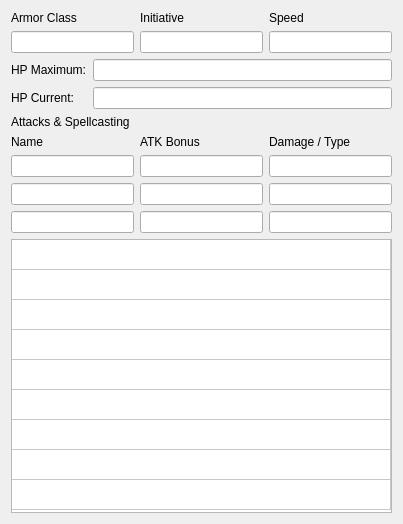
           <widget class="QWidget" name="scrollAreaWidgetContents_2">
            <property name="geometry">
             <rect>
              <x>0</x>
              <y>0</y>
              <width>403</width>
              <height>524</height>
             </rect>
            </property>
            <layout class="QVBoxLayout" name="verticalLayout_15">
             <item>
              <layout class="QHBoxLayout" name="horizontalLayout_5">
               <item>
                <layout class="QVBoxLayout" name="verticalLayout_7">
                 <item>
                  <widget class="QLabel" name="label_19">
                   <property name="sizePolicy">
                    <sizepolicy hsizetype="Preferred" vsizetype="Maximum">
                     <horstretch>0</horstretch>
                     <verstretch>0</verstretch>
                    </sizepolicy>
                   </property>
                   <property name="text">
                    <string>Armor Class</string>
                   </property>
                  </widget>
                 </item>
                 <item>
                  <widget class="QLineEdit" name="lineEdit_armorClass">
                   <property name="sizePolicy">
                    <sizepolicy hsizetype="Minimum" vsizetype="Fixed">
                     <horstretch>0</horstretch>
                     <verstretch>0</verstretch>
                    </sizepolicy>
                   </property>
                   <property name="minimumSize">
                    <size>
                     <width>20</width>
                     <height>0</height>
                    </size>
                   </property>
                  </widget>
                 </item>
                </layout>
               </item>
               <item>
                <layout class="QVBoxLayout" name="verticalLayout_17">
                 <item>
                  <widget class="QLabel" name="label_18">
                   <property name="sizePolicy">
                    <sizepolicy hsizetype="Preferred" vsizetype="Maximum">
                     <horstretch>0</horstretch>
                     <verstretch>0</verstretch>
                    </sizepolicy>
                   </property>
                   <property name="text">
                    <string>Initiative</string>
                   </property>
                  </widget>
                 </item>
                 <item>
                  <widget class="QLineEdit" name="lineEdit_initiative">
                   <property name="sizePolicy">
                    <sizepolicy hsizetype="Minimum" vsizetype="Fixed">
                     <horstretch>0</horstretch>
                     <verstretch>0</verstretch>
                    </sizepolicy>
                   </property>
                   <property name="minimumSize">
                    <size>
                     <width>20</width>
                     <height>0</height>
                    </size>
                   </property>
                  </widget>
                 </item>
                </layout>
               </item>
               <item>
                <layout class="QVBoxLayout" name="verticalLayout_16">
                 <item>
                  <widget class="QLabel" name="label_20">
                   <property name="sizePolicy">
                    <sizepolicy hsizetype="Preferred" vsizetype="Maximum">
                     <horstretch>0</horstretch>
                     <verstretch>0</verstretch>
                    </sizepolicy>
                   </property>
                   <property name="text">
                    <string>Speed</string>
                   </property>
                  </widget>
                 </item>
                 <item>
                  <widget class="QLineEdit" name="lineEdit_speed">
                   <property name="sizePolicy">
                    <sizepolicy hsizetype="Minimum" vsizetype="Fixed">
                     <horstretch>0</horstretch>
                     <verstretch>0</verstretch>
                    </sizepolicy>
                   </property>
                   <property name="minimumSize">
                    <size>
                     <width>20</width>
                     <height>0</height>
                    </size>
                   </property>
                  </widget>
                 </item>
                </layout>
               </item>
              </layout>
             </item>
             <item>
              <layout class="QFormLayout" name="formLayout_4">
               <item row="0" column="0">
                <widget class="QLabel" name="label_21">
                 <property name="text">
                  <string>HP Maximum:</string>
                 </property>
                </widget>
               </item>
               <item row="1" column="0">
                <widget class="QLabel" name="label_22">
                 <property name="text">
                  <string>HP Current:</string>
                 </property>
                </widget>
               </item>
               <item row="0" column="1">
                <widget class="QLineEdit" name="lineEdit_hpMax">
                 <property name="sizePolicy">
                  <sizepolicy hsizetype="Minimum" vsizetype="Fixed">
                   <horstretch>0</horstretch>
                   <verstretch>0</verstretch>
                  </sizepolicy>
                 </property>
                 <property name="minimumSize">
                  <size>
                   <width>20</width>
                   <height>0</height>
                  </size>
                 </property>
                </widget>
               </item>
               <item row="1" column="1">
                <widget class="QLineEdit" name="lineEdit_hpCurrent">
                 <property name="sizePolicy">
                  <sizepolicy hsizetype="Minimum" vsizetype="Fixed">
                   <horstretch>0</horstretch>
                   <verstretch>0</verstretch>
                  </sizepolicy>
                 </property>
                 <property name="minimumSize">
                  <size>
                   <width>20</width>
                   <height>0</height>
                  </size>
                 </property>
                </widget>
               </item>
              </layout>
             </item>
             <item>
              <widget class="QLabel" name="label_23">
               <property name="text">
                <string>Attacks &amp; Spellcasting</string>
               </property>
              </widget>
             </item>
             <item>
              <layout class="QHBoxLayout" name="horizontalLayout_6">
               <item>
                <layout class="QVBoxLayout" name="verticalLayout_19">
                 <item>
                  <widget class="QLabel" name="label_24">
                   <property name="text">
                    <string>Name</string>
                   </property>
                  </widget>
                 </item>
                 <item>
                  <widget class="QLineEdit" name="lineEdit_atkName1">
                   <property name="sizePolicy">
                    <sizepolicy hsizetype="Minimum" vsizetype="Fixed">
                     <horstretch>0</horstretch>
                     <verstretch>0</verstretch>
                    </sizepolicy>
                   </property>
                   <property name="minimumSize">
                    <size>
                     <width>20</width>
                     <height>0</height>
                    </size>
                   </property>
                  </widget>
                 </item>
                 <item>
                  <widget class="QLineEdit" name="lineEdit_atkName2">
                   <property name="sizePolicy">
                    <sizepolicy hsizetype="Minimum" vsizetype="Fixed">
                     <horstretch>0</horstretch>
                     <verstretch>0</verstretch>
                    </sizepolicy>
                   </property>
                   <property name="minimumSize">
                    <size>
                     <width>20</width>
                     <height>0</height>
                    </size>
                   </property>
                  </widget>
                 </item>
                 <item>
                  <widget class="QLineEdit" name="lineEdit_atkName3">
                   <property name="sizePolicy">
                    <sizepolicy hsizetype="Minimum" vsizetype="Fixed">
                     <horstretch>0</horstretch>
                     <verstretch>0</verstretch>
                    </sizepolicy>
                   </property>
                   <property name="minimumSize">
                    <size>
                     <width>20</width>
                     <height>0</height>
                    </size>
                   </property>
                  </widget>
                 </item>
                </layout>
               </item>
               <item>
                <layout class="QVBoxLayout" name="verticalLayout_20">
                 <item>
                  <widget class="QLabel" name="label_25">
                   <property name="text">
                    <string>ATK Bonus</string>
                   </property>
                  </widget>
                 </item>
                 <item>
                  <widget class="QLineEdit" name="lineEdit_atkBonus1">
                   <property name="sizePolicy">
                    <sizepolicy hsizetype="Minimum" vsizetype="Fixed">
                     <horstretch>0</horstretch>
                     <verstretch>0</verstretch>
                    </sizepolicy>
                   </property>
                   <property name="minimumSize">
                    <size>
                     <width>20</width>
                     <height>0</height>
                    </size>
                   </property>
                  </widget>
                 </item>
                 <item>
                  <widget class="QLineEdit" name="lineEdit_atkBonus2">
                   <property name="sizePolicy">
                    <sizepolicy hsizetype="Minimum" vsizetype="Fixed">
                     <horstretch>0</horstretch>
                     <verstretch>0</verstretch>
                    </sizepolicy>
                   </property>
                   <property name="minimumSize">
                    <size>
                     <width>20</width>
                     <height>0</height>
                    </size>
                   </property>
                  </widget>
                 </item>
                 <item>
                  <widget class="QLineEdit" name="lineEdit_atkBonus3">
                   <property name="sizePolicy">
                    <sizepolicy hsizetype="Minimum" vsizetype="Fixed">
                     <horstretch>0</horstretch>
                     <verstretch>0</verstretch>
                    </sizepolicy>
                   </property>
                   <property name="minimumSize">
                    <size>
                     <width>20</width>
                     <height>0</height>
                    </size>
                   </property>
                  </widget>
                 </item>
                </layout>
               </item>
               <item>
                <layout class="QVBoxLayout" name="verticalLayout_18">
                 <item>
                  <widget class="QLabel" name="label_26">
                   <property name="text">
                    <string>Damage / Type</string>
                   </property>
                  </widget>
                 </item>
                 <item>
                  <widget class="QLineEdit" name="lineEdit_atkDmg1">
                   <property name="sizePolicy">
                    <sizepolicy hsizetype="Minimum" vsizetype="Fixed">
                     <horstretch>0</horstretch>
                     <verstretch>0</verstretch>
                    </sizepolicy>
                   </property>
                   <property name="minimumSize">
                    <size>
                     <width>20</width>
                     <height>0</height>
                    </size>
                   </property>
                  </widget>
                 </item>
                 <item>
                  <widget class="QLineEdit" name="lineEdit_atkDmg2">
                   <property name="sizePolicy">
                    <sizepolicy hsizetype="Minimum" vsizetype="Fixed">
                     <horstretch>0</horstretch>
                     <verstretch>0</verstretch>
                    </sizepolicy>
                   </property>
                   <property name="minimumSize">
                    <size>
                     <width>20</width>
                     <height>0</height>
                    </size>
                   </property>
                  </widget>
                 </item>
                 <item>
                  <widget class="QLineEdit" name="lineEdit_atkDmg3">
                   <property name="sizePolicy">
                    <sizepolicy hsizetype="Minimum" vsizetype="Fixed">
                     <horstretch>0</horstretch>
                     <verstretch>0</verstretch>
                    </sizepolicy>
                   </property>
                   <property name="minimumSize">
                    <size>
                     <width>20</width>
                     <height>0</height>
                    </size>
                   </property>
                  </widget>
                 </item>
                </layout>
               </item>
              </layout>
             </item>
             <item>
              <widget class="QTableWidget" name="tableWidget_atksSpells">
               <property name="sizePolicy">
                <sizepolicy hsizetype="Minimum" vsizetype="Expanding">
                 <horstretch>0</horstretch>
                 <verstretch>0</verstretch>
                </sizepolicy>
               </property>
               <property name="minimumSize">
                <size>
                 <width>0</width>
                 <height>250</height>
                </size>
               </property>
               <property name="rowCount">
                <number>9</number>
               </property>
               <property name="columnCount">
                <number>1</number>
               </property>
               <attribute name="horizontalHeaderVisible">
                <bool>false</bool>
               </attribute>
               <attribute name="horizontalHeaderStretchLastSection">
                <bool>true</bool>
               </attribute>
               <attribute name="verticalHeaderVisible">
                <bool>false</bool>
               </attribute>
               <row/>
               <row/>
               <row/>
               <row/>
               <row/>
               <row/>
               <row/>
               <row/>
               <row/>
               <column/>
              </widget>
             </item>
            </layout>
           </widget>
